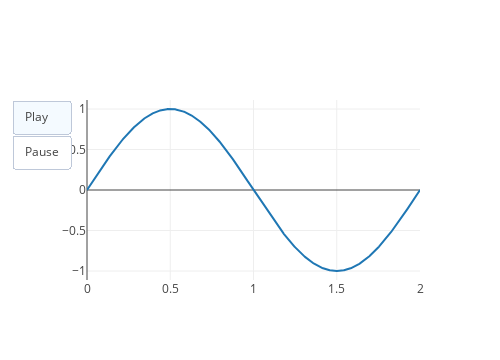

Here is the notebook cell this chart was saved with:
### Code cell
from plotly.offline import init_notebook_mode, iplot
#from IPython.display import display, HTML
init_notebook_mode(connected=True)

frames = [{'data': [{'x': x, 'y': result[frame]}]} for frame in range(num_frame)]
figure = {'data': [{'x': x, 'y': y}],
          'layout': {'width':500, 'height':360},
          'frames': frames}

# create Play/Pause Button
figure['layout']['updatemenus'] = [
    {
        'buttons': [
            {
                'args': [None, {'frame': {'duration': 100, 'redraw': False},
                         'fromcurrent': True}],
                'label': 'Play',
                'method': 'animate'
            },
            {
                'args': [[None], {'frame': {'duration': 0, 'redraw': False}, 'mode': 'immediate',
                'transition': {'duration': 0}}],
                'label': 'Pause',
                'method': 'animate'
            }
        ],
        'type': 'buttons'
    }
]

iplot(figure, show_link=False)

### Figure 1 — Plotly figure (JSON) as saved in the notebook; plotly's stock layout.template omitted (floating-point values rounded to 4 significant figures; data arrays with more than 128 entries replaced by an {"elided": "..."} marker saying what was removed)
{"data": [{"x": {"elided": "1000 float values"}, "y": {"elided": "1000 float values"}}], "layout": {"height": 360, "updatemenus": [{"buttons": [{"args": [null, {"frame": {"duration": 100, "redraw": false}, "fromcurrent": true}], "label": "Play", "method": "animate"}, {"args": [[null], {"frame": {"duration": 0, "redraw": false}, "mode": "immediate", "transition": {"duration": 0}}], "label": "Pause", "method": "animate"}], "type": "buttons"}], "width": 500}}
